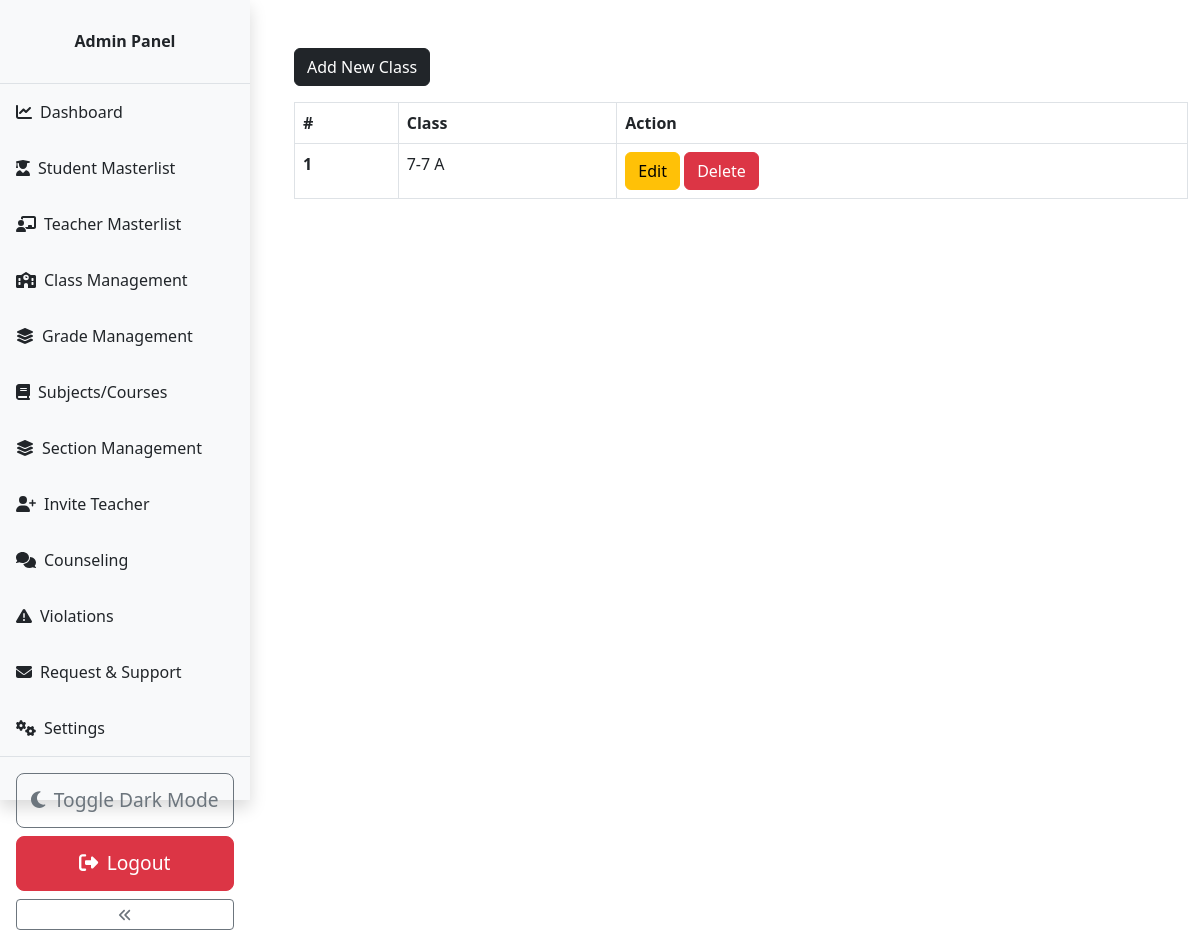
The app's page /admin/class.php (signed in) with its own data.
### tables this page shows
CREATE TABLE `class` (
  `class_id` int(11) NOT NULL,
  `grade` int(11) NOT NULL,
  `section` int(11) NOT NULL
);

CREATE TABLE `grades` (
  `grade_id` int(11) NOT NULL,
  `grade` varchar(31) NOT NULL,
  `grade_code` varchar(7) NOT NULL
);

CREATE TABLE `section` (
  `section_id` int(11) NOT NULL,
  `section` varchar(7) NOT NULL
);

### admin/data/class.php (called while the page is built, shortened)
<?php
function getAllClasses($conn){
   $sql = "SELECT * FROM class";
   $stmt = $conn->prepare($sql);
   $stmt->execute();
   if ($stmt->rowCount() >= 1) {
     $classes = $stmt->fetchAll();
     return $classes;
   }else {
    return 0;
   }
}

### admin/data/grade.php (called while the page is built, shortened)
<?php
function getGradeById($grade_id, $conn){
   $sql = "SELECT * FROM grades
           WHERE grade_id=?";
   $stmt = $conn->prepare($sql);
   $stmt->execute([$grade_id]);
   if ($stmt->rowCount() == 1) {
     $grade = $stmt->fetch();
     return $grade;
   }else {
    return 0;
   }
}

### admin/data/section.php (called while the page is built, shortened)
<?php
function getSectioById($section_id, $conn){
   $sql = "SELECT * FROM section
           WHERE section_id=?";
   $stmt = $conn->prepare($sql);
   $stmt->execute([$section_id]);
   if ($stmt->rowCount() == 1) {
     $section = $stmt->fetch();
     return $section;
   }else {
    return 0;
   }
}

### admin/class.php (the view, shortened to what this page needs)
<?php
if (isset($_SESSION['admin_id']) &&
    isset($_SESSION['role'])) {
    if ($_SESSION['role'] == 'Admin') {
       include "../DB_connection.php";
       include "data/class.php";
       include "data/grade.php";
       include "data/section.php";
       $classes = getAllClasses($conn);
 ?>
<!DOCTYPE html>
<html lang="en">
<head>
    <link rel="stylesheet" href="https://cdn.jsdelivr.net/npm/bootstrap@5.2.0/dist/css/bootstrap.min.css">
    <link rel="stylesheet" href="../css/style.css">
    <link rel="stylesheet" href="css/admin.css">
    <link rel="stylesheet" href="https://cdnjs.cloudflare.com/ajax/libs/font-awesome/4.7.0/css/font-awesome.min.css">
</head>
<body>
    <?php
        include "inc/navbar.php";
     ?>
     <div class="container mt-5">
        <a href="class-add.php" class="btn btn-dark">Add New Class</a>
        <?php if ($classes != 0) { ?>
           <div class="table-responsive">
              <table class="table table-bordered mt-3 n-table">
                <thead>
                  <tr>
                    <th scope="col">#</th>
                    <th scope="col">Class</th>
                    <th scope="col">Action</th>
                  </tr>
                </thead>
                <tbody>
                  <?php $i = 0; foreach ($classes as $class ) {
                    $i++;  ?>
                  <tr>
                    <th scope="row"><?=$i?></th>
                    <td>
                      <?php
                          $grade  = getGradeById($class['grade'], $conn);
                          $section = getSectioById($class['section'], $conn);
                          echo $grade['grade_code'].'-'.$grade['grade'].' '.$section['section'];
                       ?>
                    </td>
                    <td>
                        <a href="class-edit.php?class_id=<?=$class['class_id']?>" class="btn btn-warning">Edit</a>
                        <a href="class-delete.php?class_id=<?=$class['class_id']?>" class="btn btn-danger">Delete</a>
                    </td>
                  </tr>
                <?php } ?>
                </tbody>
              </table>
           </div>
         <?php } else { ?>
             <div class="alert alert-info .w-450 m-5" role="alert">
                Empty!
              </div>
         <?php } ?>
     </div>
</body>
</html>
<?php
  }else {
    header("Location: ../login.php");
    exit;
  }
}else {
    header("Location: ../login.php");
    exit;
}
?>

### css/style.css (style rules this page uses)
body, html { height: 100%; margin: 0; overflow: hidden; }

### admin/css/admin.css (style rules this page uses)
body { margin: 0; padding: 0; display: flex; }

### admin/class.php (style rules this page uses)
body { overflow-y: auto; }
.container { max-height: 90vh; overflow-y: auto; }

### records on screen
class: grades.grade_code "7", grades.grade "7", section.section "A"
